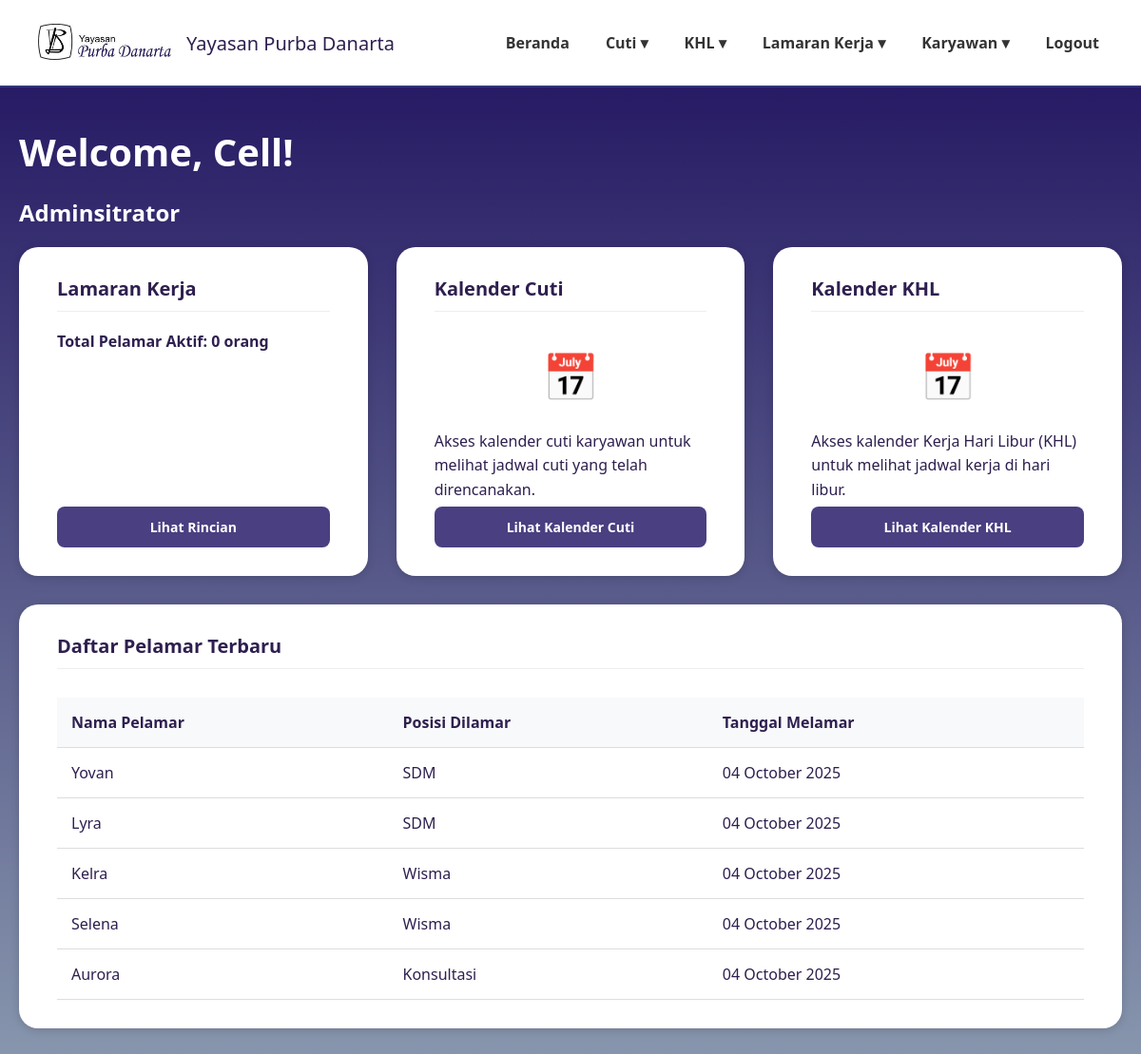
Before: /dashboardadmin.php with the older database file.
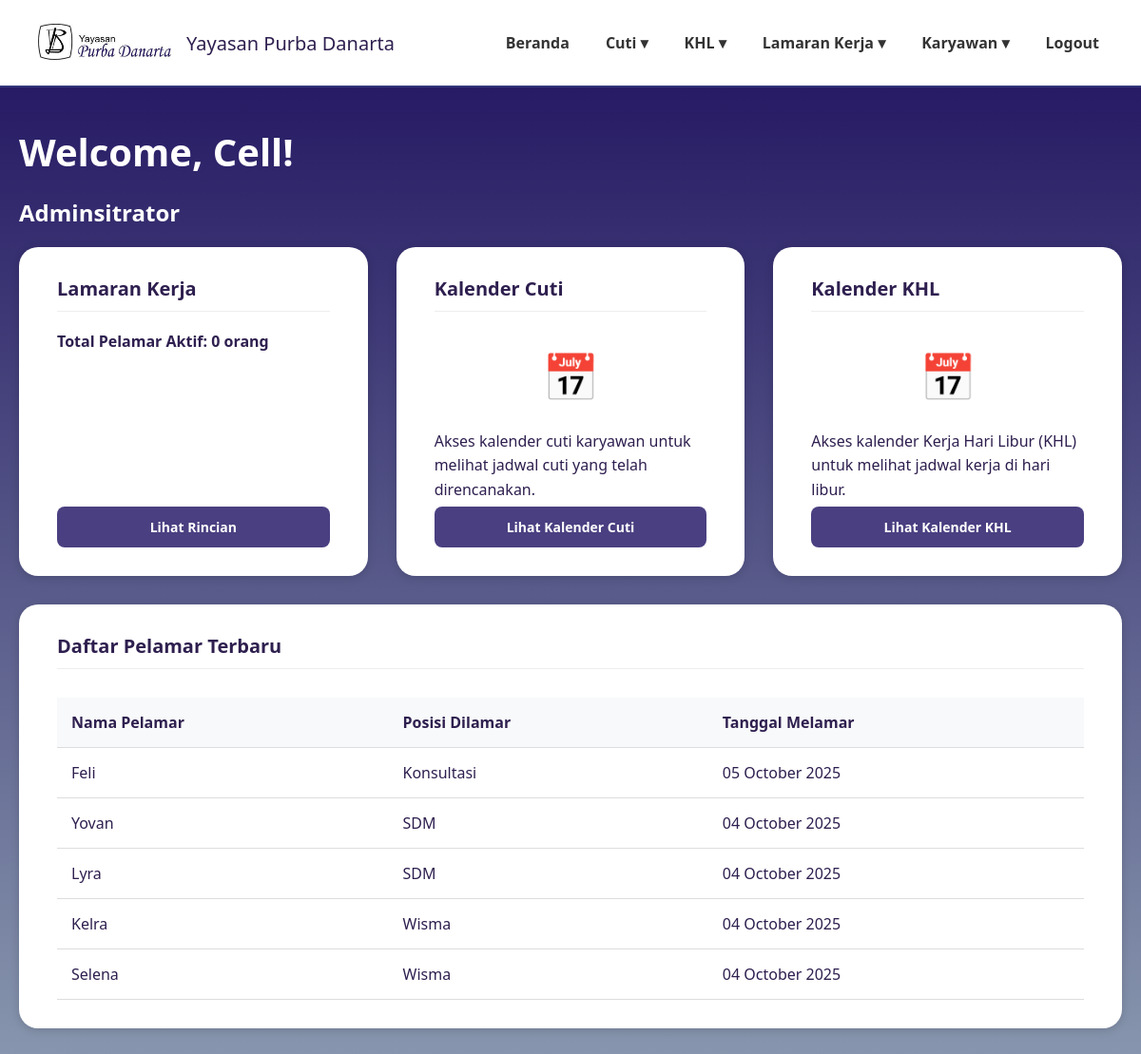
After: the same page with the newer database file.
### tables this page shows
CREATE TABLE `data_pelamar` (
  `id` int(11) NOT NULL,
  `user_id` int(11) NOT NULL,
  `nama_lengkap` varchar(100) DEFAULT NULL,
  `posisi_dilamar` varchar(100) DEFAULT NULL,
  `jenis_kelamin` varchar(20) DEFAULT NULL,
  `tempat_lahir` varchar(100) DEFAULT NULL,
  `tanggal_lahir` date DEFAULT NULL,
  `nik` varchar(50) DEFAULT NULL,
  `alamat_rumah` text DEFAULT NULL,
  `alamat_domisili` text DEFAULT NULL,
  `no_telp` varchar(20) DEFAULT NULL,
  `email` varchar(100) DEFAULT NULL,
  `agama` varchar(50) DEFAULT NULL,
  `kontak_darurat` varchar(50) DEFAULT NULL,
  `pendidikan_terakhir` varchar(50) DEFAULT NULL,
  `surat_lamaran` varchar(255) DEFAULT NULL,
  `cv` varchar(255) DEFAULT NULL,
  `photo_formal` varchar(255) DEFAULT NULL,
  `ijazah_transkrip` varchar(255) DEFAULT NULL,
  `berkas_pendukung` varchar(255) DEFAULT NULL,
  `ktp` varchar(255) DEFAULT NULL,
  `status` varchar(50) DEFAULT 'Menunggu Proses',
  `status_seleksi` varchar(100) DEFAULT 'Proses seleksi sedang berlangsung',
  `pengumuman` text DEFAULT 'Belum ada pengumuman saat ini.',
  `created_at` timestamp NOT NULL DEFAULT current_timestamp()
);

### dashboardadmin.php (the view, shortened to what this page needs)
<?php
require 'config.php';
$nama_user = 'Cell';
$query_total_pelamar = "SELECT COUNT(id) AS total FROM data_pelamar WHERE status = 'Menunggu Proses'";
$result_total = $conn->query($query_total_pelamar);
$total_pelamar = $result_total->fetch_assoc()['total'] ?? 0;
$query_tabel = "SELECT nama_lengkap, posisi_dilamar, created_at FROM data_pelamar ORDER BY created_at DESC LIMIT 5";
$result_tabel = $conn->query($query_tabel);
?>
<!DOCTYPE html>
<html lang="id">
<head>
</head>
<body>
<header>
  <div class="logo">
    <img src="image/namayayasan.png" alt="Logo Yayasan">
    <span>Yayasan Purba Danarta</span>
  </div>
    <nav>
        <ul>
        <li><a href="dashboardadmin.php">Beranda</a></li>
        <li><a href="#">Cuti ▾</a>
        </li>
        <li><a href="#">KHL ▾</a>
        </li>
        <li><a href="#">Lamaran Kerja ▾</a>
        </li>
        <li><a href="#">Karyawan ▾</a>
        </li>
          <ul>
                <li><a href="logout2.php">Logout</a></li>
            </ul>
        </ul>
    </nav>
</header>
<main>
    <div class="welcome-section">
      <h1>Welcome, <?= htmlspecialchars($nama_user) ?>!</h1>
      <h2>Adminsitrator</h2>
    </div>
    <div class="dashboard-grid">
        <div class="card">
            <h3>Lamaran Kerja</h3>
            <p><strong>Total Pelamar Aktif: <?php echo $total_pelamar; ?> orang</strong></p>
            <a href="administrasi_pelamar.php" class="btn">Lihat Rincian</a>
        </div>
        <div class="card">
            <h3>Kalender Cuti</h3>
            <div class="calendar-icon">📅</div>
            <p>Akses kalender cuti karyawan untuk melihat jadwal cuti yang telah direncanakan.</p>
            <a href="kalender_cuti.php" class="btn">Lihat Kalender Cuti</a>
        </div>
        <div class="card">
            <h3>Kalender KHL</h3>
            <div class="calendar-icon">📅</div>
            <p>Akses kalender Kerja Hari Libur (KHL) untuk melihat jadwal kerja di hari libur.</p>
            <a href="kalender_khl.php" class="btn">Lihat Kalender KHL</a>
        </div>
    </div>
    <div class="card">
        <h3>Daftar Pelamar Terbaru</h3>
        <table class="data-table">
            <thead>
                <tr>
                    <th>Nama Pelamar</th>
                    <th>Posisi Dilamar</th>
                    <th>Tanggal Melamar</th>
                </tr>
            </thead>
            <tbody>
                <?php if ($result_tabel->num_rows > 0): ?>
                    <?php while($row = $result_tabel->fetch_assoc()): ?>
                        <tr>
                            <td><?= htmlspecialchars($row['nama_lengkap']) ?></td>
                            <td><?= htmlspecialchars($row['posisi_dilamar']) ?></td>
                            <td><?= date('d F Y', strtotime($row['created_at'])) ?></td>
                        </tr>
                    <?php endwhile; ?>
                <?php else: ?>
                    <tr>
                        <td colspan="3">Tidak ada data pelamar saat ini.</td>
                    </tr>
                <?php endif; ?>
            </tbody>
        </table>
    </div>
</main>
</body>
</html>

Changed rows visible on the page:
no longer on this page (row unchanged): data_pelamar: nama_lengkap "Aurora", posisi_dilamar "Konsultasi", created_at "04 October 2025"
added data_pelamar: nama_lengkap "Feli", posisi_dilamar "Konsultasi", created_at "05 October 2025"
